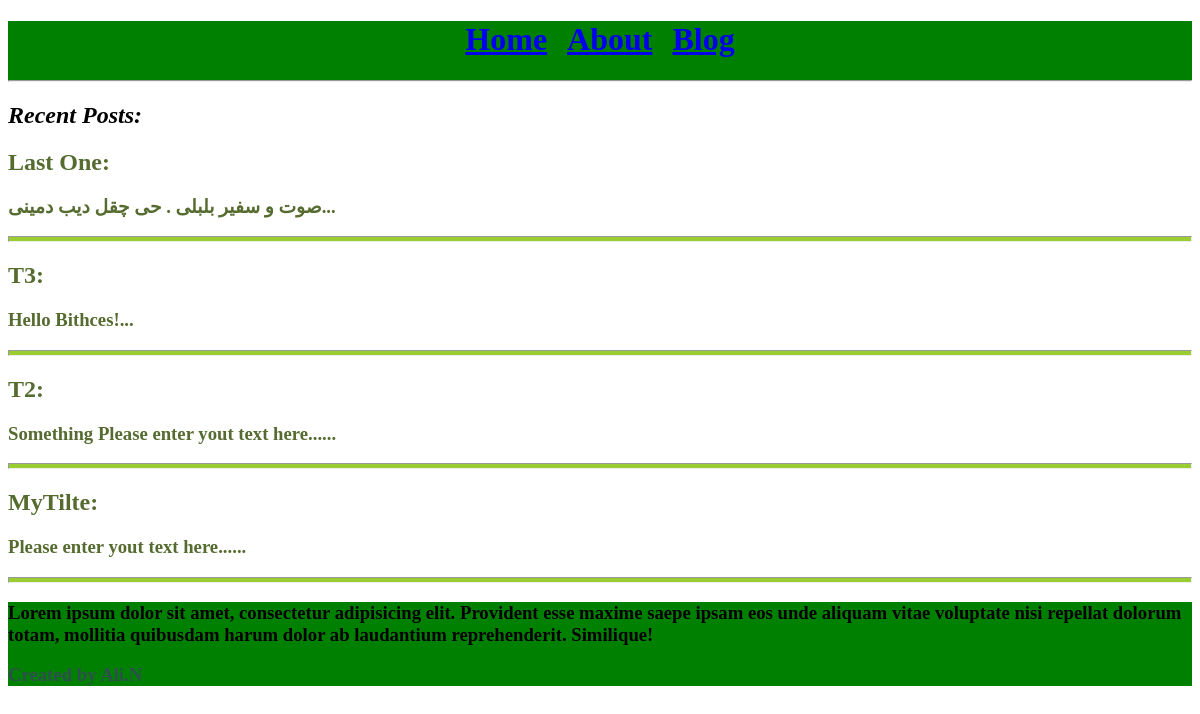
Before: / with the older database file.
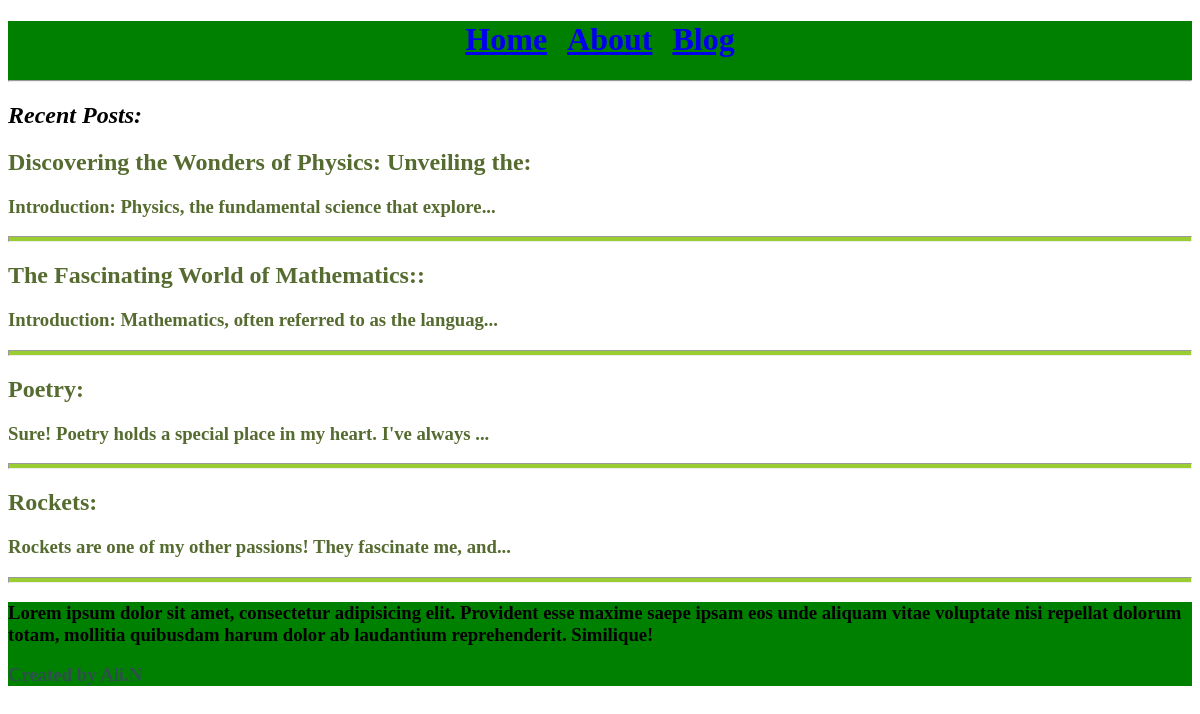
After: the same page with the newer database file.
### posts_app/models.py (models this page shows, shortened)
class BaseModel(models.Model):
    objects = BaseManager()
    created_at = models.DateTimeField(auto_now=True,)
    updated_at = models.DateTimeField(auto_now_add=True)
    is_deleted = models.BooleanField(default=False)
    class Meta:
        abstract = True

class Post(BaseModel):
    title = models.CharField(max_length=50, blank=False, null=False)
    text = models.TextField(default='Please enter yout text here...')
    categoties = models.ForeignKey(to=Category, on_delete=models.CASCADE)
    writer = models.ForeignKey(to=User, on_delete=models.CASCADE)
    slug = models.SlugField(max_length=50, unique=True)

### posts_app/views.py (the view)
# urls.py: path('', view=HomePageView.as_view(), name='home_page'),
class HomePageView(ListView):
    template_name = 'Home.html'
    queryset = Post.objects.all().order_by('-id')
    context_object_name = 'object_list'

### posts_app/templates/Home.html (shortened to what this page needs)
<!DOCTYPE html>
<html lang="en">
<head>
</head>
{% extends 'Base.html' %}
{% block content %}
<h2> <i>Recent Posts:</i> </h2>
{% for post in object_list|slice:":4" %}
<h2 style="color: darkolivegreen;">{{ post.title }}:</h2>
<h3 style="color: darkolivegreen;">{{ post.text|slice:"0:60" }}...</h3>
<hr style="color: darkgreen; height: 4px; background-color: yellowgreen;">
{% endfor %}
{% endblock content %}

### posts_app/templates/Base.html (shortened to what this page needs)
<!DOCTYPE html>
<html lang="en">
<head>
</head>
<body>
    <div style="background-color: green;">
        <h1 style="color: aqua; text-align: center"><a href="/" style="margin: 10px;">Home</a><a style="margin: 10px;" href="/about">About</a><a style="margin:10px;" href="/blog">Blog</a></h1>
        <hr>
    </div>
    {% block  content %}
    {% endblock content %}
    <div style="background-color: green;">
        <h3 style="color: black;"> Lorem ipsum dolor sit amet, consectetur adipisicing elit. Provident esse maxime saepe ipsam eos unde aliquam vitae voluptate nisi repellat dolorum totam, mollitia quibusdam harum dolor ab laudantium reprehenderit. Similique!</h3>
        <h3 style="color: darkslategrey;">Created by Ali.N</h3>
    </div>
</body>
</html>

Changed rows visible on the page:
removed Post: title "Last One", text "صوت و سفیر بلبلی . حی چقل دیب دمینی"
removed Post: title "T3", text "Hello Bithces!"
removed Post: title "T2", text "Something Please enter yout text here..."
no longer on this page (row edited): Post: title "MyTilte", text "Please enter yout text here..."
added Post: title "Discovering the Wonders of Physics: Unveiling the", text "Introduction: Physics, the fundamental science that explore"
added Post: title "The Fascinating World of Mathematics:", text "Introduction: Mathematics, often referred to as the languag"
added Post: title "Poetry", text "Sure! Poetry holds a special place in my heart. I've always"
added Post: title "Rockets", text "Rockets are one of my other passions! They fascinate me, and"
